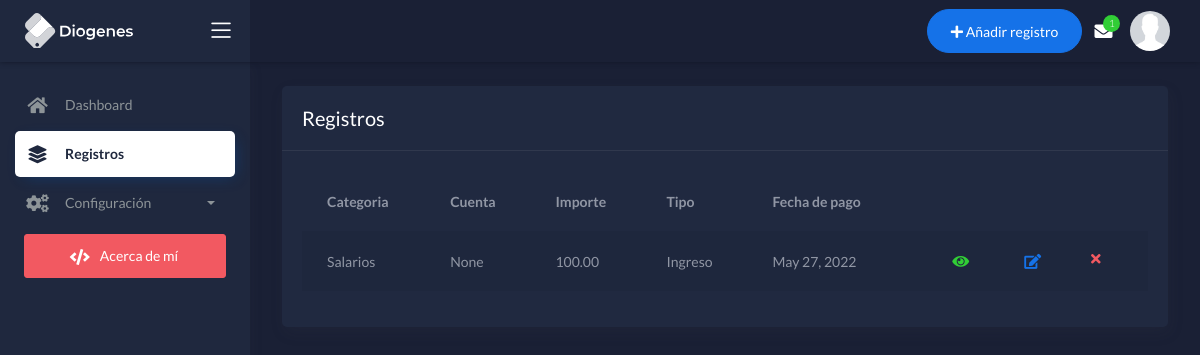
The app's page /registros (signed in), older data.
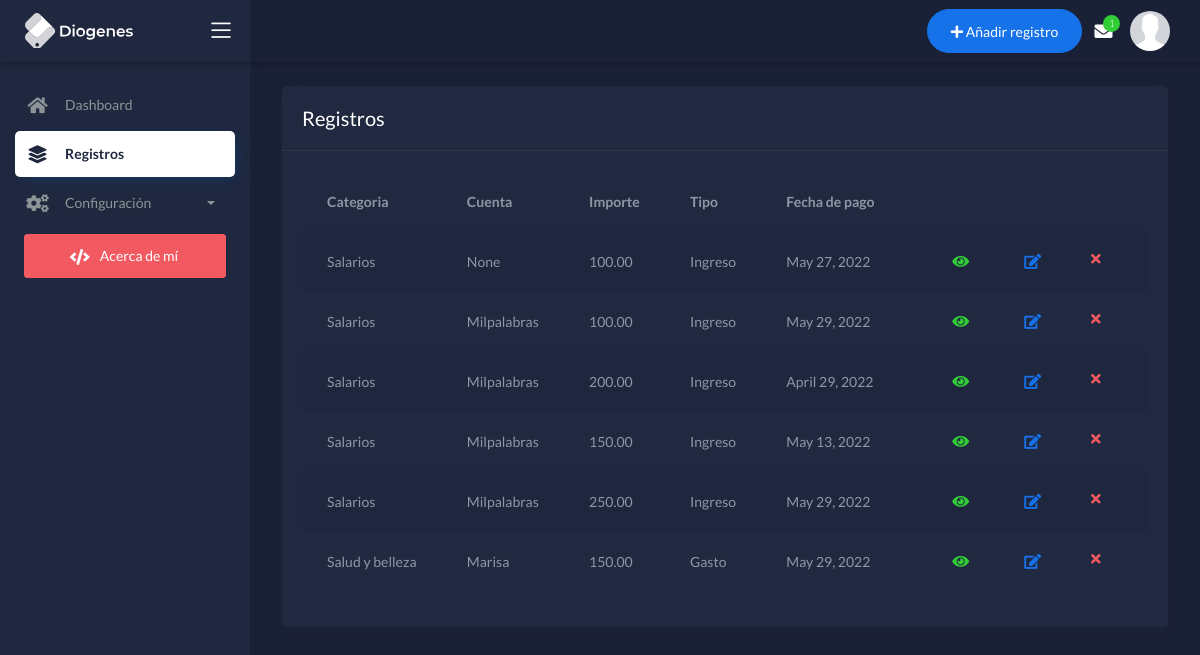
The same page, newer data.
### apps/finanzas/models.py (models this page shows, shortened)
class Registros (models.Model):
    class Tiporegistro (models.TextChoices):
        GASTO = 'GAST', _('Gasto')
        INGRESO ='INGR', _('Ingreso')
        TRANSFERENCIA = 'TRAN', _('Transferencia')
    tipo_de_registro = models.CharField(max_length=4, choices=Tiporegistro.choices, default=Tiporegistro.GASTO)
    importe = models.DecimalField(max_digits=15,  decimal_places=2, validators=[MinValueValidator(Decimal('0.01'))])
    nota = models.CharField(max_length=100, blank=True, null=True)
    fecha_de_pago = models.DateField(default=date.today)
    categoria = models.ForeignKey("Categorias", on_delete=models.SET_NULL, null=True)
    cuenta = models.ForeignKey('Cuenta', on_delete=models.SET_NULL, null=True)
    forma_de_pago = models.ForeignKey('Forma_de_pago', on_delete=models.CASCADE, null=True, blank=True)
    class Meta:
        verbose_name_plural = "Registros"

class Categorias (MPTTModel):
    nombre = models.CharField(max_length=30)
    descripcion = models.CharField(max_length=100, null=True, blank=TRUE)
    parent = TreeForeignKey ('self', on_delete=models.CASCADE, related_name='children', null=True, blank=True, related_query_name='subcategoria')
    class Tipodecategoria (models.TextChoices):
        FIJO ='F', _('Gasto Fijo(Obligatorio)')
        NECESIDAD = 'N', _('Gasto Necesario(Sobrevivencia)')
        PRESCINDIBLE = 'P',_('Gasto Prescindible(Lujo)')
        INGRESO = 'I',_('Ingreso de dinero')
        PADRE = 'C',_('Categoria Padre (admin)')
    tipo_de_categoria = models.CharField(max_length=1, choices=Tipodecategoria.choices, default=Tipodecategoria.FIJO)
    class MPTTMeta:
        order_insertion_by=['nombre']
    class Meta:
        verbose_name_plural = "Categorias"

class Cuenta (models.Model):
    nombre = models.CharField(max_length=30)
    class tipodecuenta (models.TextChoices):
        GENERAL = 'GRAL', _('General')
        EFECTIVO ='EFEC', _('Efectivo')
        BANCARIA = 'BANC', _('Cuenta Bancaria')
        CREDITO = 'CRED', _('Tarjeta de Credito')
        AHORRO = 'AHOR', _('Cuenta de ahorros')
        EXTRA = 'EXTR', _('Extra')
        SEGURO = 'SEGU', _('Seguro')
        INVERSION = 'INVE', _('Inversión')
        PRESTAMO = 'PRES', _('Prestamo')
        HIPOTECA = 'HIPO', _('Hipoteca')
    tipo_de_cuenta = models.CharField(max_length=4, choices=tipodecuenta.choices, default=tipodecuenta.GENERAL)
    monto= models.DecimalField(max_digits=10, decimal_places=2)
    class Meta:
        verbose_name_plural="Cuentas"

### apps/finanzas/views.py (the view)
# urls.py: path('registros', views.RegistrosList.as_view(), name='registros'),
class RegistrosList(LoginRequiredMixin,ListView):
    model = Registros
    template_name = 'finanzas/registros.html'

### apps/templates/finanzas/registros.html (shortened to what this page needs)
{% extends "layouts/base.html" %}
{% block content %}
	<div class="content">
		<div class="page-inner">
			<div class="row">
				<div class="col-md-12">
					<div class="card">
						<div class="card-header">
							<div class="d-flex align-items-center">
								<h4 class="card-title">Registros</h4>
							</div>
						</div>
						<div class="card-body">
							<div class="table-responsive">
								<table id="add-row" class="display table table-striped table-hover" >
									<thead>
										<tr>
											<th>Categoria</th>
											<th>Cuenta</th>
											<th>Importe</th>
											<th>Tipo</th>
											<th>Fecha de pago</th>
											<th style="width: 10%" class=""></th>
										</tr>
									</thead>
									<tbody>
										{% for registro in object_list %}
										<tr>
											<td>{{registro.categoria}}</td>
											<td>{{registro.cuenta}}</td>
											<td>{{registro.importe}}</td>
											<td>{{registro.get_tipo_de_registro_display}}</td>
											<td>{{registro.fecha_de_pago}}</td>
											<td>
												<div class="form-button-action">
													<button type="button" data-toggle="tooltip" title="" class="btn btn-link btn-success btn-lg" data-original-title="Ver registro">
														<a href={% url 'registro_detalle' registro.pk %}><i class="fas fa-eye btn-link btn-success"></i></a>
													</button>
													<button type="button" data-toggle="tooltip" title="" class="btn btn-link btn-primary btn-lg"  data-original-title="Editar registro">
														<a href={% url 'editar_registro' registro.pk %}><i class="fa fa-edit"></i></a>
													</button>
													  <form name="borrar_registro"  method="POST" action="{% url 'eliminar_registro' registro.pk %}">
														<button type="submit" onclick="validateForm()" class="btn btn-link btn-danger" data-toggle="tooltip" data-original-title="Eliminar registro">
															<i class="fa fa-times btn-link btn-danger"></i></button>
												  		</form>
												</div>
											</td>
										</tr>
										{% endfor %}
									</tbody>
								</table>
							</div>
						</div>
					</div>
				</div>
			</div>
		</div>
	</div>
{% endblock content %}

Row changes from the older to the newer data that the page shows:
added Registros: categoria "Salarios", cuenta "Milpalabras", importe "100.00", tipo_de_registro "Ingreso", fecha_de_pago "May 29, 2022"
added Registros: categoria "Salarios", cuenta "Milpalabras", importe "200.00", tipo_de_registro "Ingreso", fecha_de_pago "April 29, 2022"
added Registros: categoria "Salarios", cuenta "Milpalabras", importe "150.00", tipo_de_registro "Ingreso", fecha_de_pago "May 13, 2022"
added Registros: categoria "Salarios", cuenta "Milpalabras", importe "250.00", tipo_de_registro "Ingreso", fecha_de_pago "May 29, 2022"
added Registros: categoria "Salud y belleza", cuenta "Marisa", importe "150.00", tipo_de_registro "Gasto", fecha_de_pago "May 29, 2022"
